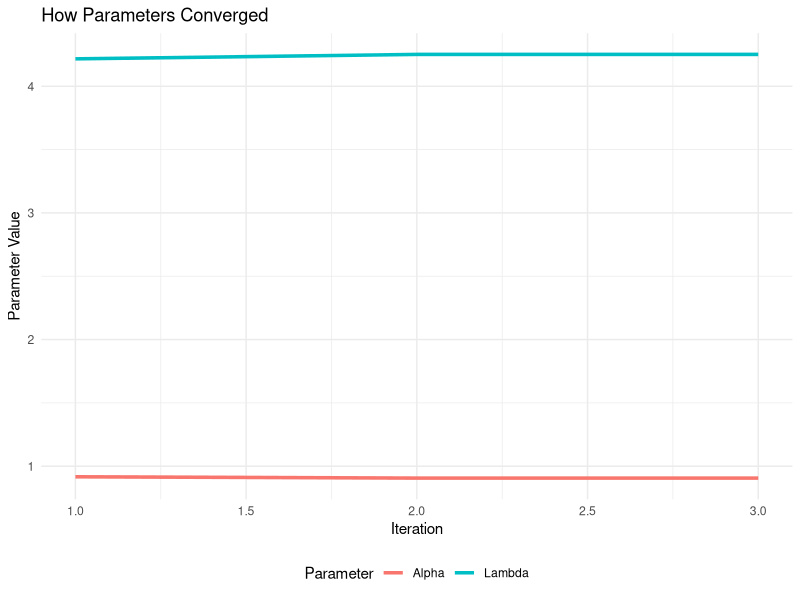

Here is the R script that generated this plot:
# ===============================================================================
# BAYESIAN RIDGE REGRESSION TUTORIAL IN R
# A step-by-step learning guide
# ===============================================================================

# Load required libraries
library(ggplot2)
library(glmnet)  # for comparison

# ===============================================================================
# STEP 1: UNDERSTANDING THE CONCEPT
# ===============================================================================

cat("=== BAYESIAN RIDGE REGRESSION TUTORIAL ===\n\n")

cat("What is Bayesian Ridge Regression?\n")
cat("- It's ridge regression with automatic parameter tuning\n")
cat("- Uses Bayesian inference to estimate regularization strength\n")
cat("- Provides uncertainty estimates for predictions\n")
cat("- No need to manually choose the lambda parameter\n\n")

# ===============================================================================
# STEP 2: SIMPLE IMPLEMENTATION
# ===============================================================================

# Simple Bayesian Ridge function
simple_bayesian_ridge <- function(X, y, max_iter = 100) {
  n <- nrow(X)
  p <- ncol(X)
  
  # Add intercept column
  X_full <- cbind(1, X)
  
  # Start with initial guesses
  alpha <- 1.0    # Controls how much we shrink coefficients
  lambda <- 1.0   # Controls noise level
  
  # Store history to see convergence
  alpha_history <- c()
  lambda_history <- c()
  
  cat("Starting iterations...\n")
  
  for (i in 1:max_iter) {
    # Step 1: Calculate coefficient estimates
    # This is the "Bayesian" part - we get a distribution, not just point estimates
    precision_matrix <- alpha * diag(p + 1) + lambda * t(X_full) %*% X_full
    covariance_matrix <- solve(precision_matrix)
    coefficients <- lambda * covariance_matrix %*% t(X_full) %*% y
    
    # Step 2: Update our guesses for alpha and lambda
    # Alpha controls regularization strength
    effective_params <- (p + 1) - alpha * sum(diag(covariance_matrix))
    alpha_new <- effective_params / sum(coefficients^2)
    
    # Lambda controls noise precision
    residuals <- y - X_full %*% coefficients
    lambda_new <- (n - effective_params) / sum(residuals^2)
    
    # Store for plotting
    alpha_history <- c(alpha_history, alpha_new)
    lambda_history <- c(lambda_history, lambda_new)
    
    # Check if we've converged (values stop changing much)
    if (i > 1 && abs(alpha_new - alpha) < 0.001 && abs(lambda_new - lambda) < 0.001) {
      cat("Converged at iteration", i, "\n")
      break
    }
    
    alpha <- alpha_new
    lambda <- lambda_new
  }
  
  # Return everything we need
  list(
    coefficients = as.vector(coefficients),
    intercept = coefficients[1],
    coef = coefficients[-1],
    alpha = alpha,
    lambda = lambda,
    covariance = covariance_matrix,
    alpha_history = alpha_history,
    lambda_history = lambda_history
  )
}

# ===============================================================================
# STEP 3: CREATE SAMPLE DATA
# ===============================================================================

cat("\n=== CREATING SAMPLE DATA ===\n")

set.seed(123)  # For reproducible results

# Create simple regression problem
n_samples <- 50
n_features <- 5

# Create feature matrix
X <- matrix(rnorm(n_samples * n_features), nrow = n_samples)
colnames(X) <- paste0("Feature_", 1:n_features)

# Create true coefficients (what we want to recover)
true_coefficients <- c(2, -1, 0.5, 0, -1.5)
names(true_coefficients) <- colnames(X)

# Create target variable with some noise
y <- X %*% true_coefficients + rnorm(n_samples, sd = 0.5)

cat("Data created:\n")
cat("- Samples:", n_samples, "\n")
cat("- Features:", n_features, "\n")
cat("- True coefficients:", paste(round(true_coefficients, 2), collapse = ", "), "\n\n")

# ===============================================================================
# STEP 4: FIT THE MODEL
# ===============================================================================

cat("=== FITTING BAYESIAN RIDGE MODEL ===\n")

# Standardize features (important for ridge regression)
X_scaled <- scale(X)

# Fit our Bayesian Ridge model
model <- simple_bayesian_ridge(X_scaled, y)

cat("Model fitted successfully!\n")
cat("Final alpha (regularization):", round(model$alpha, 4), "\n")
cat("Final lambda (noise precision):", round(model$lambda, 4), "\n\n")

# ===============================================================================
# STEP 5: EXAMINE RESULTS
# ===============================================================================

cat("=== COMPARING COEFFICIENTS ===\n")

# Compare true vs estimated coefficients
comparison <- data.frame(
  Feature = names(true_coefficients),
  True = true_coefficients,
  Estimated = model$coef,
  Difference = abs(true_coefficients - model$coef)
)

print(comparison)

# Calculate how well we recovered the coefficients
recovery_error <- mean(abs(true_coefficients - model$coef))
cat("\nMean absolute error in coefficient recovery:", round(recovery_error, 4), "\n\n")

# ===============================================================================
# STEP 6: MAKE PREDICTIONS WITH UNCERTAINTY
# ===============================================================================

cat("=== MAKING PREDICTIONS ===\n")

# Function to make predictions with uncertainty
predict_with_uncertainty <- function(model, X_new) {
  X_new_scaled <- scale(X_new, center = attr(X_scaled, "scaled:center"), 
                        scale = attr(X_scaled, "scaled:scale"))
  X_new_full <- cbind(1, X_new_scaled)
  
  # Point prediction
  y_pred <- X_new_full %*% model$coefficients
  
  # Uncertainty (standard deviation of prediction)
  pred_variance <- 1/model$lambda + diag(X_new_full %*% model$covariance %*% t(X_new_full))
  pred_std <- sqrt(pred_variance)
  
  list(prediction = as.vector(y_pred), uncertainty = pred_std)
}

# Test on some new data
X_test <- matrix(rnorm(5 * n_features), nrow = 5)
predictions <- predict_with_uncertainty(model, X_test)

cat("Test predictions:\n")
for (i in 1:5) {
  cat(sprintf("Sample %d: %.2f ± %.2f\n", i, 
              predictions$prediction[i], predictions$uncertainty[i]))
}

# ===============================================================================
# STEP 7: VISUALIZE CONVERGENCE
# ===============================================================================

cat("\n=== CREATING VISUALIZATIONS ===\n")

# Plot how alpha and lambda changed during fitting
convergence_data <- data.frame(
  Iteration = 1:length(model$alpha_history),
  Alpha = model$alpha_history,
  Lambda = model$lambda_history
)

# Create convergence plot
p1 <- ggplot(convergence_data) +
  geom_line(aes(x = Iteration, y = Alpha, color = "Alpha"), size = 1.2) +
  geom_line(aes(x = Iteration, y = Lambda, color = "Lambda"), size = 1.2) +
  labs(title = "How Parameters Converged",
       x = "Iteration", y = "Parameter Value",
       color = "Parameter") +
  theme_minimal() +
  theme(legend.position = "bottom")

print(p1)

# ===============================================================================
# STEP 8: COMPARE WITH REGULAR RIDGE
# ===============================================================================

cat("\n=== COMPARING WITH REGULAR RIDGE REGRESSION ===\n")

# Fit regular ridge with cross-validation
ridge_cv <- cv.glmnet(X_scaled, y, alpha = 0)  # alpha=0 means ridge
ridge_model <- glmnet(X_scaled, y, alpha = 0, lambda = ridge_cv$lambda.min)

cat("Regular Ridge optimal lambda:", round(ridge_cv$lambda.min, 4), "\n")
cat("Bayesian Ridge equivalent lambda: 1/alpha =", round(1/model$alpha, 4), "\n\n")

# Compare coefficients
coef_comparison <- data.frame(
  Feature = names(true_coefficients),
  True = true_coefficients,
  Bayesian_Ridge = model$coef,
  Regular_Ridge = as.vector(coef(ridge_model))[-1]  # exclude intercept
)

print(coef_comparison)

# ===============================================================================
# STEP 9: UNDERSTANDING THE BENEFITS
# ===============================================================================

cat("\n=== KEY BENEFITS OF BAYESIAN RIDGE ===\n")
cat("1. AUTOMATIC TUNING: No need to choose lambda manually\n")
cat("2. UNCERTAINTY: Tells you how confident predictions are\n")
cat("3. ADAPTIVE: Regularization strength adapts to your data\n")
cat("4. ROBUST: Less likely to overfit than regular regression\n\n")

# Demonstrate uncertainty benefit
cat("=== UNCERTAINTY EXAMPLE ===\n")
cat("Bayesian Ridge tells you prediction confidence:\n")
for (i in 1:3) {
  conf_level <- round(100 * (1 - 2 * pnorm(-1.96)), 1)  # ~95%
  lower <- predictions$prediction[i] - 1.96 * predictions$uncertainty[i]
  upper <- predictions$prediction[i] + 1.96 * predictions$uncertainty[i]
  cat(sprintf("Sample %d: %.2f (95%% CI: %.2f to %.2f)\n", 
              i, predictions$prediction[i], lower, upper))
}

# ===============================================================================
# STEP 10: PRACTICAL USAGE TEMPLATE
# ===============================================================================

cat("\n=== PRACTICAL USAGE TEMPLATE ===\n")
cat("# Here's how to use it in practice:\n\n")

cat("# 1. Prepare your data\n")
cat("X <- your_feature_matrix\n")
cat("y <- your_target_vector\n")
cat("X_scaled <- scale(X)  # Always scale for ridge regression!\n\n")

cat("# 2. Fit the model\n")
cat("model <- simple_bayesian_ridge(X_scaled, y)\n\n")

cat("# 3. Make predictions\n")
cat("predictions <- predict_with_uncertainty(model, X_new)\n\n")

cat("# 4. Check convergence\n")
cat("plot(model$alpha_history)  # Should flatten out\n\n")

cat("# 5. Examine coefficients\n")
cat("print(model$coef)\n")
cat("cat('Regularization strength:', model$alpha)\n\n")

# ===============================================================================
# SUMMARY
# ===============================================================================

cat("=== SUMMARY ===\n")
cat("You've learned:\n")
cat("✓ What Bayesian Ridge Regression is\n")
cat("✓ How it automatically tunes regularization\n")
cat("✓ How to implement it from scratch\n")
cat("✓ How to get uncertainty estimates\n")
cat("✓ How it compares to regular ridge regression\n")
cat("✓ When and why to use it\n\n")

cat("Next steps:\n")
cat("- Try it on your own data\n")
cat("- Experiment with different sample sizes\n")
cat("- Compare with other regularization methods\n")
cat("- Use the uncertainty estimates for decision making\n")